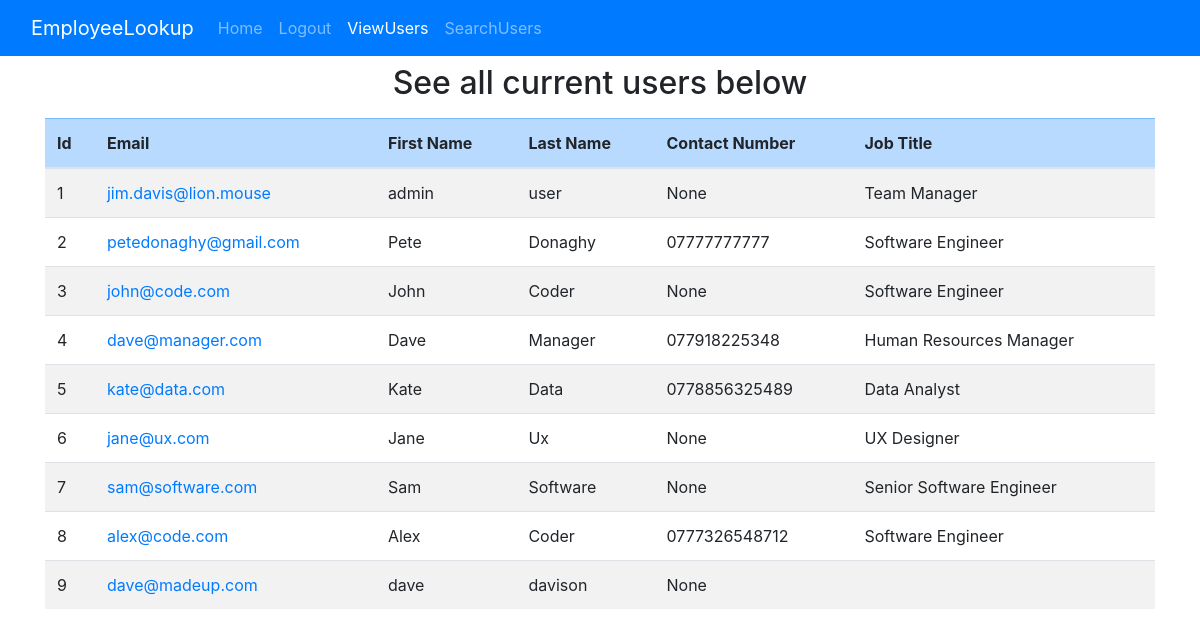
The app's page /view-users (signed in), older data.
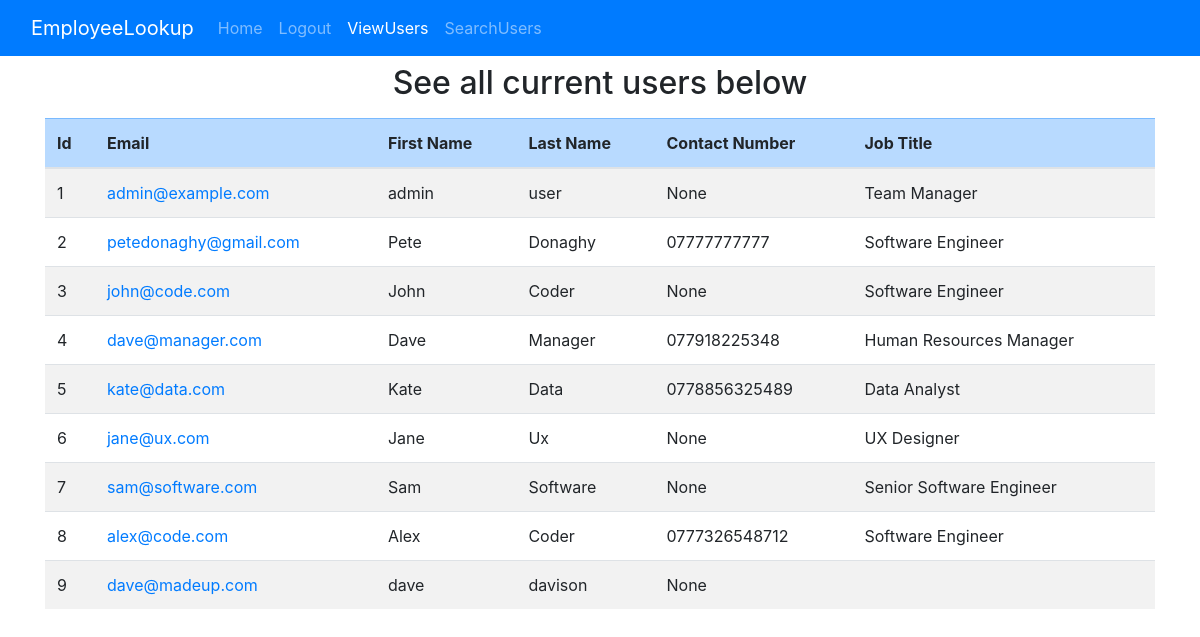
The same page, newer data.
### website/models.py (models this page shows, shortened)
class User(db.Model, UserMixin):
    id = db.Column(db.Integer, primary_key=True)
    email = db.Column(db.String(120), unique=True, nullable=False)
    password = db.Column(db.String(60))
    first_name = db.Column(db.String(30))
    last_name = db.Column(db.String(30))
    skill_1 = db.Column(db.String(60), nullable=True)
    skill_2 = db.Column(db.String(60), nullable=True)
    skill_3 = db.Column(db.String(60), nullable=True)
    is_admin = db.Column(db.Boolean, default=False)
    contact_number = db.Column(db.String(60), nullable=True)
    job_id = db.Column(db.Integer, db.ForeignKey('job.id'), nullable=True)
    job = db.relationship('Job')

class Job(db.Model):
    id = db.Column(db.Integer, primary_key=True)
    job_title = db.Column(db.String(120))
    department = db.Column(db.String(120))
    base_salary = db.Column(db.Integer)

### website/routes.py (the view)
@main.route('/view-users', methods=['GET', 'POST'])
def view_users():
    if not current_user.is_admin:
        flash('Please log in as an administrator to view this page', 'error')
        return redirect(url_for('main.login'))
    return render_template('view-users.html', users=User.query.all())

### website/models.py (called while the page is built)
@login_manager.user_loader
def load_user(user_id):
    return User.query.get(int(user_id))

### website/templates/view-users.html (shortened to what this page needs)
{% extends "base.html" %}
{% block admin %}class="nav-link active"{% endblock %}
{% block home %}class="nav-link"{% endblock %}
{% block content %}
    <h2 class="text-center p-2">See all current users below</h2>
    <container class="container d-flex flex-column">
        <table class="table table-striped p-2">
            <thead>
            <tr class="table-primary">
                <th>Id</th>
                <th>Email</th>
                <th>First Name</th>
                <th>Last Name</th>
                <th>Contact Number</th>
                <th>Job Title</th>
            </tr>
            </thead>
            <tbody>
            {% for user in users %}
                <tr>
                    <td>{{ user.id }}</td>
                    <td><a href="{{ url_for('main.view_record', user_id=user.id) }}">{{ user.email }}</a></td>
                    <td>{{ user.first_name }}</td>
                    <td>{{ user.last_name }}</td>
                    <td>{{ user.contact_number }}</td>
                    <td>{{ user.job.job_title }}
                </tr>
            {% endfor %}
            </tbody>
        </table>
    </container>
{% endblock %}

Row changes from the older to the newer data that the page shows:
changed User "admin": email "jim.davis@lion.mouse" → "admin@example.com"
